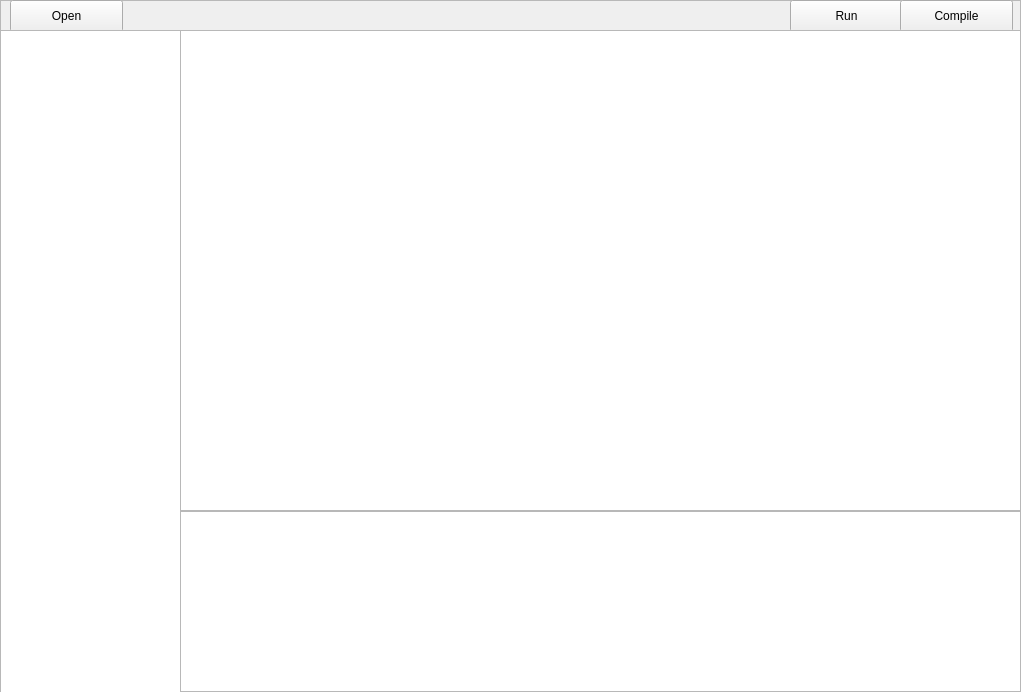
<?xml version="1.0" encoding="UTF-8"?>
<ui version="4.0">
 <class>MainWindow</class>
 <widget class="QMainWindow" name="MainWindow">
  <property name="geometry">
   <rect>
    <x>0</x>
    <y>0</y>
    <width>1021</width>
    <height>692</height>
   </rect>
  </property>
  <property name="windowTitle">
   <string>MainWindow</string>
  </property>
  <widget class="QWidget" name="centralwidget">
   <widget class="QFrame" name="frame">
    <property name="geometry">
     <rect>
      <x>0</x>
      <y>0</y>
      <width>1021</width>
      <height>31</height>
     </rect>
    </property>
    <property name="frameShape">
     <enum>QFrame::StyledPanel</enum>
    </property>
    <property name="frameShadow">
     <enum>QFrame::Raised</enum>
    </property>
    <widget class="QPushButton" name="pushButton">
     <property name="geometry">
      <rect>
       <x>10</x>
       <y>0</y>
       <width>113</width>
       <height>32</height>
      </rect>
     </property>
     <property name="text">
      <string>Open</string>
     </property>
    </widget>
    <widget class="QPushButton" name="pushButton_2">
     <property name="geometry">
      <rect>
       <x>790</x>
       <y>0</y>
       <width>113</width>
       <height>32</height>
      </rect>
     </property>
     <property name="text">
      <string>Run</string>
     </property>
    </widget>
    <widget class="QPushButton" name="pushButton_3">
     <property name="geometry">
      <rect>
       <x>900</x>
       <y>0</y>
       <width>113</width>
       <height>32</height>
      </rect>
     </property>
     <property name="text">
      <string>Compile</string>
     </property>
    </widget>
   </widget>
   <widget class="QListView" name="listView">
    <property name="geometry">
     <rect>
      <x>0</x>
      <y>30</y>
      <width>181</width>
      <height>671</height>
     </rect>
    </property>
   </widget>
   <widget class="QTextEdit" name="textEdit">
    <property name="geometry">
     <rect>
      <x>180</x>
      <y>30</y>
      <width>841</width>
      <height>481</height>
     </rect>
    </property>
   </widget>
   <widget class="QTextBrowser" name="textBrowser">
    <property name="geometry">
     <rect>
      <x>180</x>
      <y>511</y>
      <width>841</width>
      <height>181</height>
     </rect>
    </property>
   </widget>
  </widget>
 </widget>
 <resources/>
 <connections/>
</ui>
